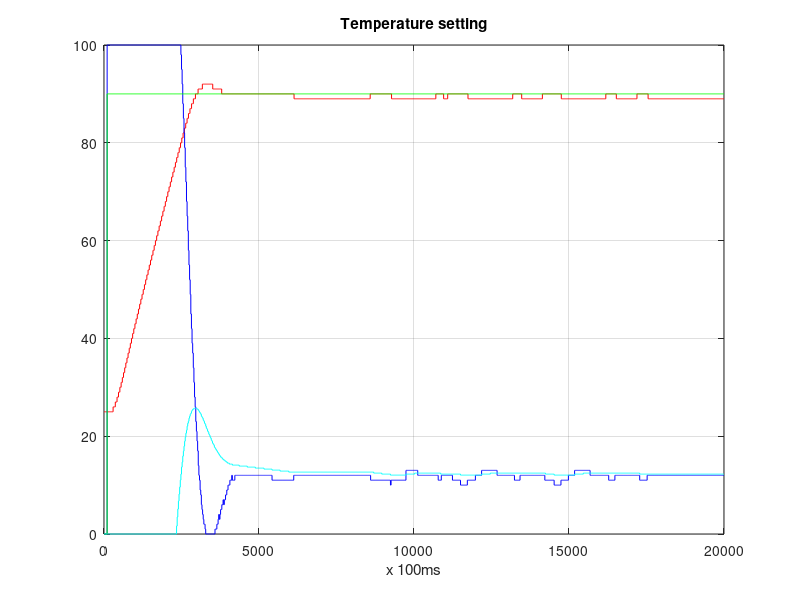

Here is the MATLAB script that generated this plot:

% Actual temperature
file = fopen('col_0.txt','r');
if file ~= -1
    temp_actual = fscanf(file, '%d');
    fclose(file);
end

file = fopen('col_7.txt','r');
if file ~= -1
    i_term = fscanf(file, '%d');
    fclose(file);
end

file = fopen('col_8.txt','r');
if file ~= -1
    pid_output = fscanf(file, '%d');
    fclose(file);
end

file = fopen('setting.txt','r');
if file ~= -1
    temp_setting = fscanf(file, '%d');
    fclose(file);
end

plot(temp_actual,'r');
hold on;

plot(pid_output,'b');
hold on;

plot(temp_setting,'g');
hold on;

plot(i_term/4.9,'c');
hold on;


grid on;
title('Temperature setting');
xlabel('x 100ms');
%ylabel('degrees Celsius');
%legend('Actual','Desired','PID effort');










